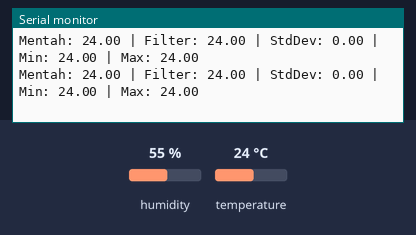
Recording of a sketch running on a simulated Arduino Uno, built with avr-gcc and run on an emulated ATmega328P. Parts: the last lines printed to the serial monitor. The inputs (shaded band) are chosen by the test bench; at power-on: temperature 24 °C, humidity 55 %.

Above: at 2.8 s.
2.9 s: temperature set to 12 °C
At 4.7 s:
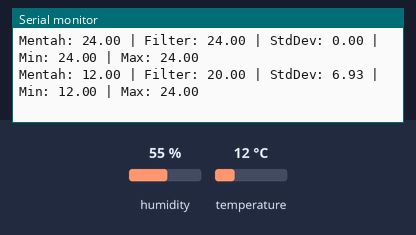
5.6 s: temperature set to 19 °C
At 6.5 s:
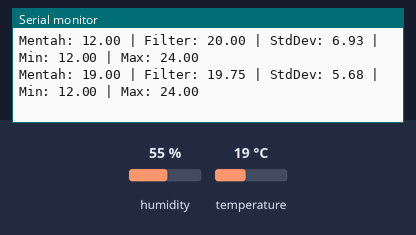
Timing chart, 0 to 8.6 s (numbered marks = the images above; inputs shaded):
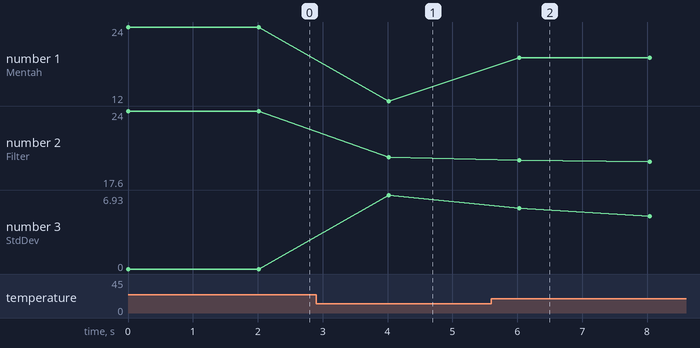

The sketch:

modul5_pengolahan_data.ino
```cpp
#include <DHT.h>
#include <math.h>

#define DHTPIN 4
#define DHTTYPE DHT22

DHT dht(DHTPIN, DHTTYPE);

const int N = 5; // jumlah sampel moving average
float buffer[N]; // menyimpan N pembacaan terakhir
int indeks = 0; // posisi penulisan berikutnya pada buffer
int jumlah = 0; // jumlah sampel yang sudah terisi

float suhuMin = 1000.0;
float suhuMax = -1000.0;

float hitungMovingAverage(float nilaiBaru) {
  buffer[indeks] = nilaiBaru;
  indeks = (indeks + 1) % N;
  if (jumlah < N) jumlah++;

  float total = 0;
  for (int i = 0; i < jumlah; i++) {
    total += buffer[i];
  }
  return total / jumlah;
}

float hitungSimpanganBaku(float rataRata) {
  if (jumlah <= 1) return 0.0;
  float jumlahKuadratSelisih = 0.0;
  for (int i = 0; i < jumlah; i++) {
    float selisih = buffer[i] - rataRata;
    jumlahKuadratSelisih += (selisih * selisih);
  }
  return sqrt(jumlahKuadratSelisih / (jumlah - 1));
}

void setup() {
  Serial.begin(115200);
  dht.begin();
}

void loop() {
  float suhu = dht.readTemperature();

  if (isnan(suhu)) {
    Serial.println("Pembacaan gagal, data diabaikan");
  } else {
    float suhuFilter = hitungMovingAverage(suhu);
    float stdDev = hitungSimpanganBaku(suhuFilter);

    if (suhu < suhuMin) suhuMin = suhu;
    if (suhu > suhuMax) suhuMax = suhu;

    Serial.print("Mentah: ");
    Serial.print(suhu);
    Serial.print(" | Filter: ");
    Serial.print(suhuFilter);
    Serial.print(" | StdDev: ");
    Serial.print(stdDev);
    Serial.print(" | Min: ");
    Serial.print(suhuMin);
    Serial.print(" | Max: ");
    Serial.println(suhuMax);
  }

  delay(2000);
}
```

Percobaan1.cpp
```cpp
#include <DHT.h>
#include <math.h>

// ==================== KONFIGURASI SENSOR DHT22 ====================
#define DHTPIN 4
#define DHTTYPE DHT22

DHT dht(DHTPIN, DHTTYPE);

// ==================== PENGATURAN MOVING AVERAGE ====================
const int N = 5;       // Jumlah sampel filter moving average
float buffer[N];       // Buffer sirkular untuk menyimpan N pembacaan terakhir
int indeks = 0;        // Penunjuk indeks penulisan berikutnya pada buffer sirkular
int jumlah = 0;        // Jumlah sampel yang telah terisi dalam buffer (maksimal N)

// Variabel pencatat nilai ekstrem
float suhuMin = 1000.0;
float suhuMax = -1000.0;

// Fungsi untuk menghitung nilai rata-rata bergerak (Moving Average)
float hitungMovingAverage(float nilaiBaru) {
  buffer[indeks] = nilaiBaru;           // Menyimpan nilai pembacaan baru ke posisi indeks saat ini
  indeks = (indeks + 1) % N;            // Memajukan indeks sirkular (kembali ke 0 saat mencapai N)
  if (jumlah < N) jumlah++;             // Menambah jumlah elemen aktif sampai mencapai kapasitas buffer (N)

  float total = 0;
  for (int i = 0; i < jumlah; i++) {
    total += buffer[i];                 // Menjumlahkan semua sampel yang tersimpan dalam buffer
  }
  return total / jumlah;                // Mengembalikan rata-rata bergerak
}

// Fungsi tugas modifikasi: Menghitung simpangan baku (Standard Deviation) data buffer
float hitungSimpanganBaku(float rataRata) {
  if (jumlah <= 1) return 0.0;          // Simpangan baku 0 jika sampel baru 1 atau kurang

  float jumlahKuadratSelisih = 0.0;
  for (int i = 0; i < jumlah; i++) {
    float selisih = buffer[i] - rataRata;
    jumlahKuadratSelisih += (selisih * selisih); // Menjumlahkan kuadrat selisih dari rata-rata
  }

  // Menghitung varians sampel dan mengakar kuadratkan untuk mendapatkan standar deviasi
  float varians = jumlahKuadratSelisih / (jumlah - 1);
  return sqrt(varians);
}

void setup() {
  Serial.begin(115200);
  dht.begin();
  Serial.println("==================================================");
  Serial.println("Sistem Pengolahan Data Sensor ESP32 (Edge Processing)");
  Serial.println("==================================================");
}

void loop() {
  // Membaca suhu dari sensor DHT22
  float suhu = dht.readTemperature();

  // Validasi pembacaan data
  if (isnan(suhu)) {
    Serial.println("Pembacaan gagal, data diabaikan");
  } else {
    // 1. Hitung filter moving average
    float suhuFilter = hitungMovingAverage(suhu);

    // 2. Hitung simpangan baku (Standar Deviasi)
    float stdDev = hitungSimpanganBaku(suhuFilter);

    // 3. Catat nilai minimum dan maksimum historis
    if (suhu < suhuMin) suhuMin = suhu;
    if (suhu > suhuMax) suhuMax = suhu;

    // 4. Tampilkan data ke Serial Monitor
    Serial.print("Mentah: ");
    Serial.print(suhu, 2);
    Serial.print(" °C | Filter: ");
    Serial.print(suhuFilter, 2);
    Serial.print(" °C | StdDev: ");
    Serial.print(stdDev, 3);
    Serial.print(" | Min: ");
    Serial.print(suhuMin, 2);
    Serial.print(" °C | Max: ");
    Serial.print(suhuMax, 2);
    Serial.println(" °C");
  }

  // Interval pembacaan sensor setiap 2 detik
  delay(2000);
}
```

Measured:
- after the input at 2.9 s, the serial monitor: prints a new line after 1.1 s (image 1)
- after the input at 5.6 s, the serial monitor: prints a new line after 0.43 s (image 2)
- plotted number 1: 24 → 12 after the input at 2.9 s, 12 → 19 after the input at 5.6 s
- plotted number 2: 24 → 20 after the input at 2.9 s, 20 → 19 after the input at 5.6 s
- plotted number 3: 0 → 6.93 after the input at 2.9 s
